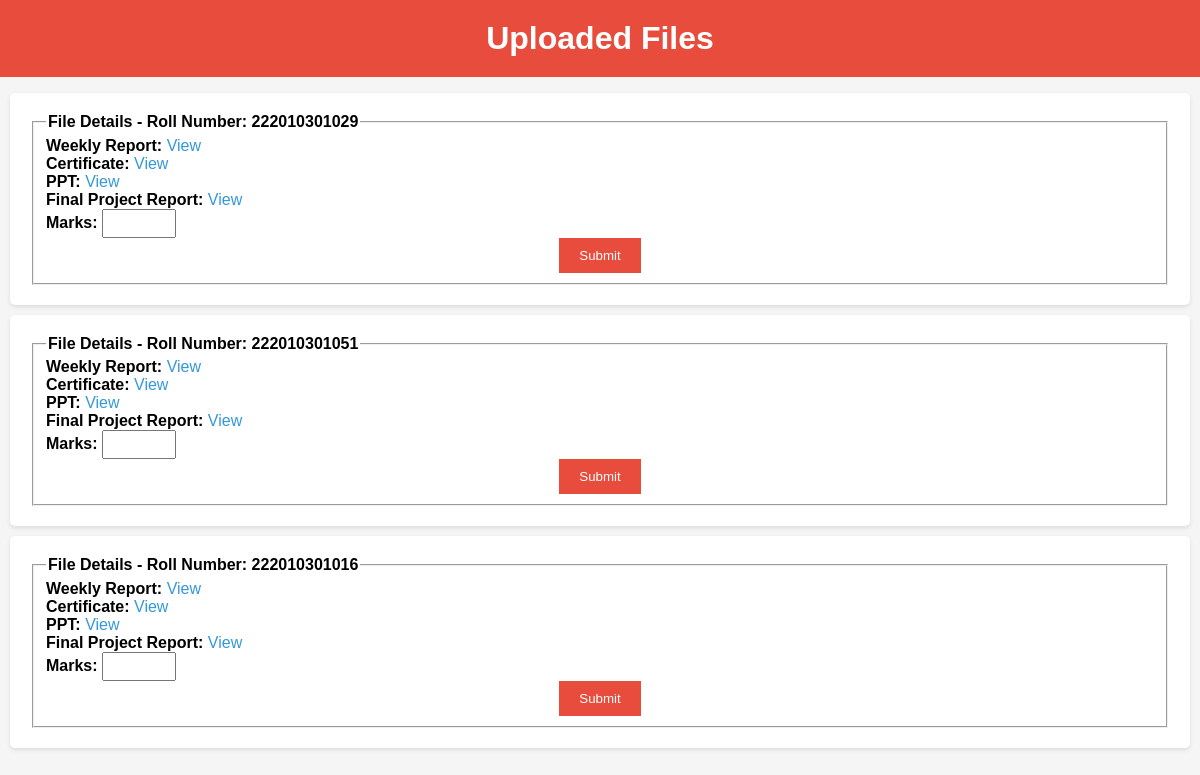
/faculty_files/, run on the app's committed database.
### Intern_Portal/models.py (models this page shows, shortened)
class MyUploadedFiles(models.Model):
    roll_number = models.PositiveIntegerField()  # Add a Roll No field
    weekly_report = models.FileField(upload_to='uploads/')
    certificate = models.FileField(upload_to='uploads/')
    ppt = models.FileField(upload_to='uploads/')
    final_project_report = models.FileField(upload_to='uploads/')
    student = models.ForeignKey(User, on_delete=models.CASCADE)
    roll_number = models.CharField(max_length=20)
    marks1 = models.PositiveIntegerField(default=0)
    marks2 = models.PositiveIntegerField(default=0)
    marks3 = models.PositiveIntegerField(default=0)
    marks4 = models.PositiveIntegerField(default=0)
    marks5 = models.PositiveIntegerField(default=0)
    marks6 = models.PositiveIntegerField(default=0)
    marks7 = models.PositiveIntegerField(default=0)
    marks8 = models.PositiveIntegerField(default=0)
    average_marks = models.FloatField(default=0.0)

### Intern_Portal/views.py (the view)
# urls.py: path('faculty_files/', views.faculty_files_view, name='faculty_files_view'),
def faculty_files_view(request):
    files = MyUploadedFiles.objects.all()
    return render(request, 'faculty_files_view.html', {'files': files})

### Intern_Portal/Templates/faculty_files_view.html (shortened to what this page needs)
<!DOCTYPE html>
<html>
<head>
</head>
<body>
    <h1>Uploaded Files</h1>
    <ul>
        {% for file in files %}
        <li class="animated slide-out">
            <fieldset>
                <legend>File Details - Roll Number: {{ file.roll_number }}</legend>
                <strong>Weekly Report:</strong> <a href="{{ file.weekly_report.url }}" target="_blank">View</a><br>
                <strong>Certificate:</strong> <a href="{{ file.certificate.url }}" target="_blank">View</a><br>
                <strong>PPT:</strong> <a href="{{ file.ppt.url }}" target="_blank">View</a><br>
                <strong>Final Project Report:</strong> <a href="{{ file.final_project_report.url }}" target="_blank">View</a><br>
                <label for="marks">Marks:</label>
                <input type="number" id="marks" name="marks" min="0" max="100">
                <div class="submit-button">
                    <button type="submit">Submit</button>
                </div>
            </fieldset>
        </li>
        {% empty %}
        <p>No files uploaded yet.</p>
        {% endfor %}
    </ul>
</body>
</html>

### Intern_Portal/Templates/faculty_files_view.html (style rules this page uses)
body { font-family: Arial, sans-serif; background-color: #f5f5f5; margin: 0; padding: 0; }
h1 { background-color: #e74c3c; color: white; text-align: center; padding: 20px; margin: 0; }
ul { list-style-type: none; padding: 0; }
li { background-color: #ffffff; padding: 20px; margin: 10px; border-radius: 5px; box-shadow: 0 2px 4px rgba(0, 0, 0, 0.1); transition: transform 0.3s ease-in-out, opacity 0.3s ease-in-out; }
legend { font-weight: bold; }
a { color: #3498db; text-decoration: none; }
label { font-weight: bold; }
input[type="number"] { width: 60px; padding: 5px; }
.submit-button { text-align: center; }
.submit-button button { background-color: #e74c3c; color: #fff; padding: 10px 20px; border: none; cursor: pointer; transition: background-color 0.3s ease-in-out; }
.animated { transition: transform 0.3s ease-in-out, opacity 0.3s ease-in-out; }
.slide-in { transform: translateX(0); opacity: 1; }

### data on the page
MyUploadedFiles: roll_number "222010301029"
MyUploadedFiles: roll_number "222010301051"
MyUploadedFiles: roll_number "222010301016"
